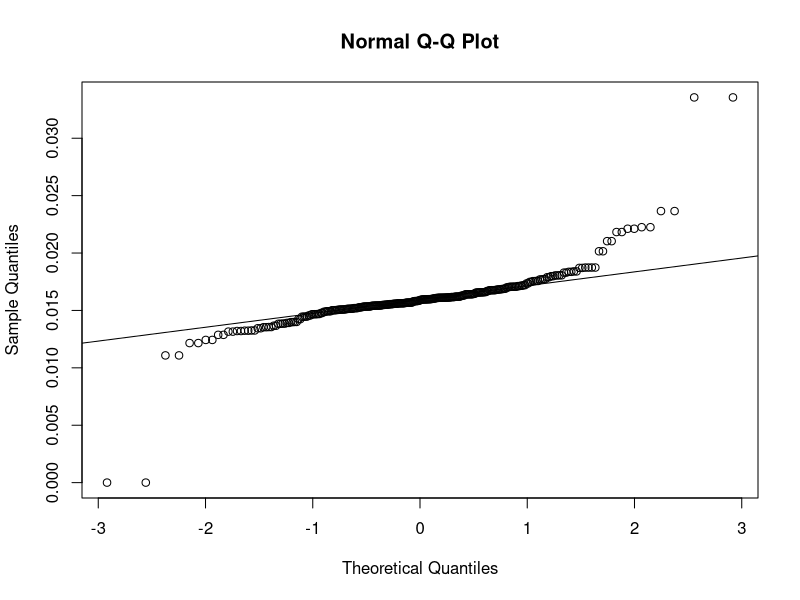
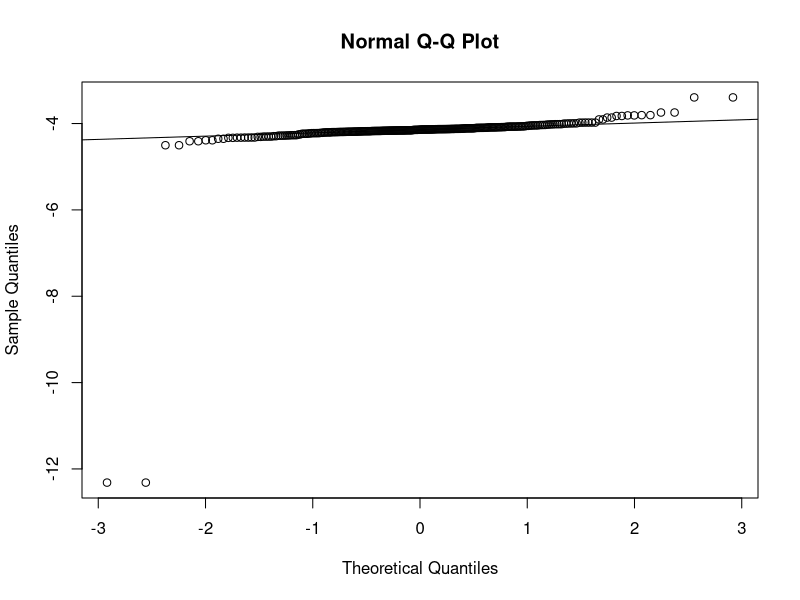
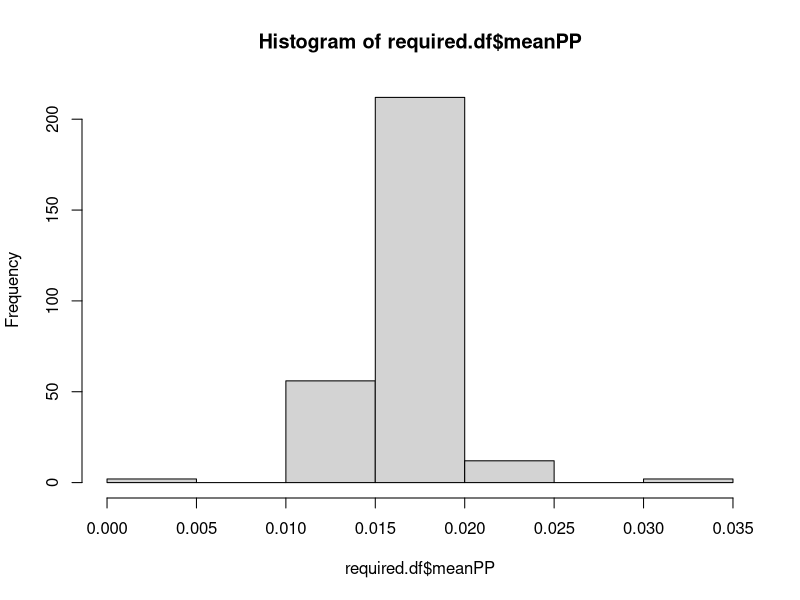
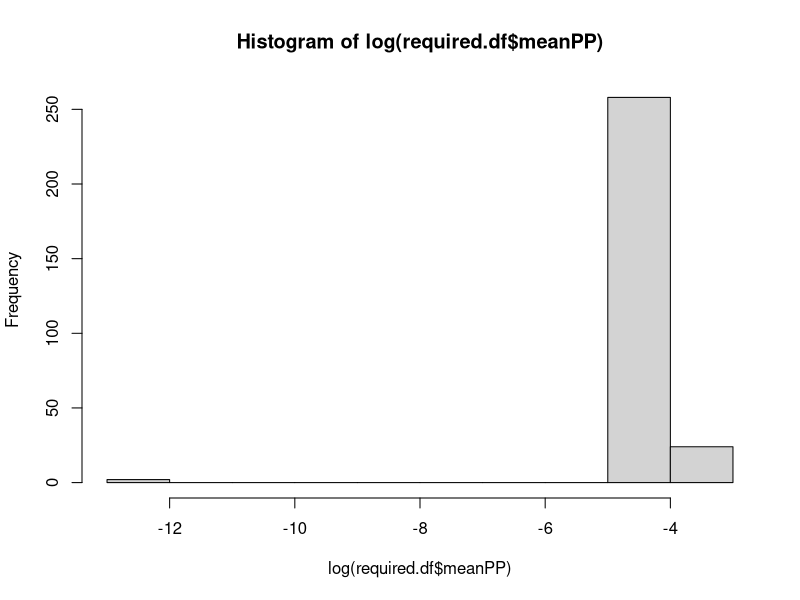

Here is the R script that generated these plots, in order: (Note: a time limit stopped this script after it produced the figures.)
setwd("E:/Github/1.project/Project-Statistical-Methods")
library(lme4)
library(nlme)

required.df = read.csv("4.HypothesisData/final_formatted_data.csv")
required.df


model1 = lm(score ~ meanPP + age + sex + session + task + scorer, data=required.df)
summary(model1)

model2 = lm(score ~ log(meanPP) + age + sex + session + task + scorer, data=required.df)
summary(model2)

shapiro.test(log(required.df$meanPP))
shapiro.test(required.df$meanPP)
qqnorm(required.df$meanPP)
qqline(required.df$meanPP)

qqnorm(log(required.df$meanPP))
qqline(log(required.df$meanPP))

hist(required.df$meanPP)
hist(log(required.df$meanPP))


model3 = lm(score ~ meanPP + age + sex + session + task + scorer + ms.year + timing, data=required.df)
summary(model3)

model4 = lm(timing ~ meanPP + age + sex + session + task + scorer + ms.year + score, data=required.df)
summary(model4)

model5 = lmer(score ~ meanPP + age + sex + session + task + scorer + 1|subject, data=required.df, REML=FALSE)
summary(model5)

# AIC      BIC   logLik deviance df.resid 
# 1419.2   1627.2   -652.6   1305.2      227 


model6 = lmer(score ~ meanPP + age + sex + session + task + scorer + ms.year + timing + 1|subject, data=required.df, REML=FALSE)
summary(model6)

# AIC      BIC   logLik deviance df.resid 
# 1531.7   1823.6   -685.8   1371.7      204


model7 = lmer(score ~ meanPP + age + sex + session + task + scorer + ms.year + 1|subject, data=required.df, REML=FALSE)
summary(model7)

# AIC      BIC   logLik deviance df.resid 
# 1435.5   1683.6   -649.8   1299.5      216 


model8 = lme(score ~ meanPP + age + sex + session + task + scorer + ms.year + timing,  data=required.df,
             random=~1|subject, na.action = na.omit)
summary(model8)
anova(model8)

# numDF denDF  F-value p-value
# (Intercept)     1   261 923.5788  <.0001
# meanPP          1   261   7.3138  0.0073
# age             1    11   0.7224  0.4135
# sex             1    11   1.8400  0.2021
# session         4   261  65.8279  <.0001
# task            1   261  14.4043  0.0002
# scorer          1   261   0.0236  0.8781
# ms.year         1    11   0.7534  0.4039
# timing          1   261   6.0633  0.0144

model9 = lmer(score ~ meanPP + session + task +  1|subject, data=required.df, REML=FALSE)
summary(model9)

# AIC      BIC   logLik deviance df.resid 
# 1365.0   1474.5   -652.5   1305.0      254 


model10 = lmer(score ~ meanPP + session + task + timing  +  1|subject, data=required.df, REML=FALSE)
summary(model10)

# AIC      BIC   logLik deviance df.resid 
# 1466.5   1605.1   -695.2   1390.5      246

###FOR TIMING
model11 = lme(timing ~ meanPP + age + sex + session + task + scorer + ms.year + score,  data=required.df,
             random=~1|subject, na.action = na.omit)
summary(model11)
anova(model11)

# numDF denDF  F-value p-value
# (Intercept)     1   261 1637.380  <.0001
# meanPP          1   261   22.103  <.0001
# age             1    11    0.045  0.8365
# sex             1    11    1.191  0.2985
# session         4   261   30.346  <.0001
# task            1   261 5123.462  <.0001
# scorer          1   261    0.000  1.0000
# ms.year         1    11    0.000  0.9944
# score           1   261    6.489  0.0114


model12 = lmer(timing ~ meanPP + age + sex + session + task + scorer + ms.year + score +  1|subject, data=required.df, REML=FALSE)
summary(model12)
# 
# AIC      BIC   logLik deviance df.resid 
# 3541.8   3833.7  -1690.9   3381.8      204
model13 = lmer(timing ~ meanPP + session + task +  1|subject, data=required.df, REML=FALSE)
summary(model13)

# AIC      BIC   logLik deviance df.resid 
# 3440.3   3549.8  -1690.2   3380.3      254

model14 = lmer(timing ~ meanPP + session + task + score +  1|subject, data=required.df, REML=FALSE)
summary(model14)
# 
# AIC      BIC   logLik deviance df.resid 
# 3452.1   3590.7  -1688.0   3376.1      246 
